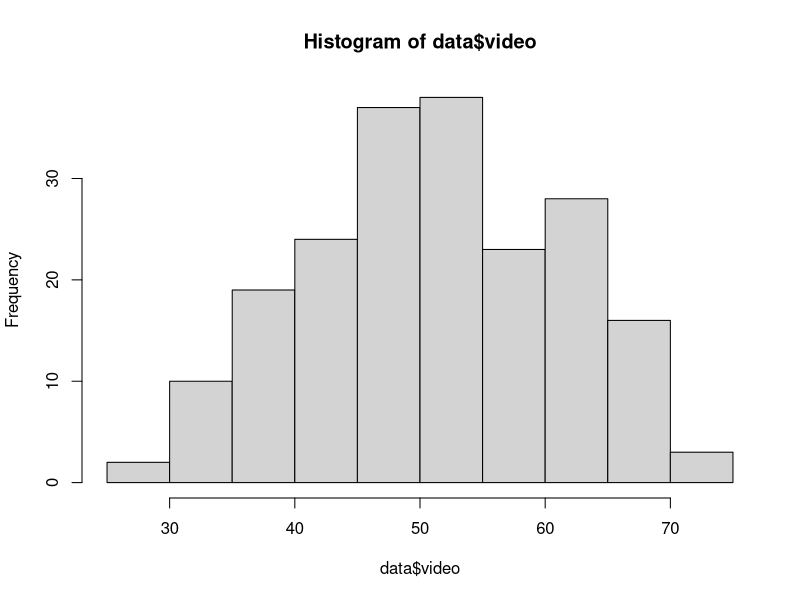
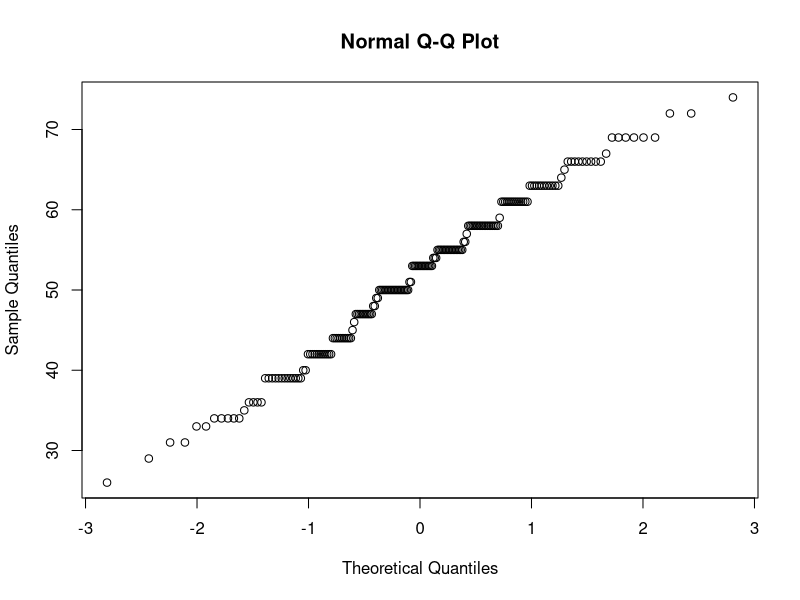
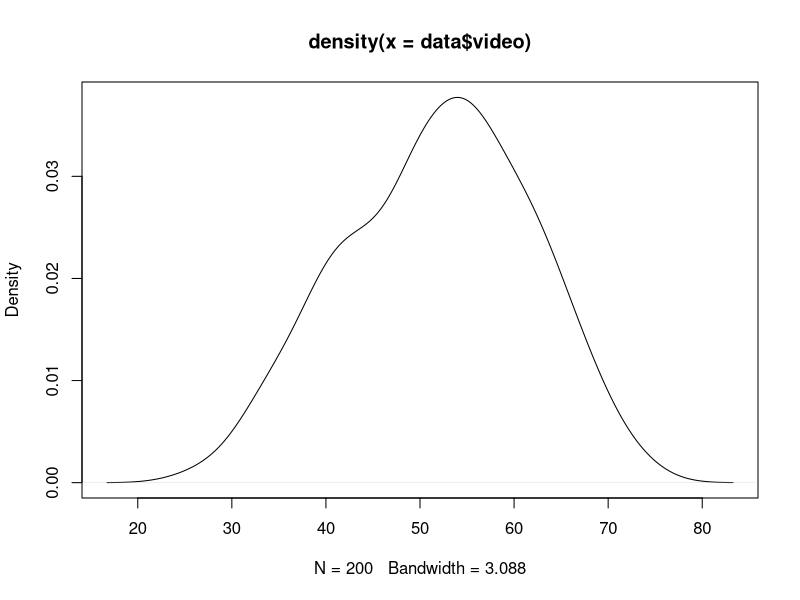
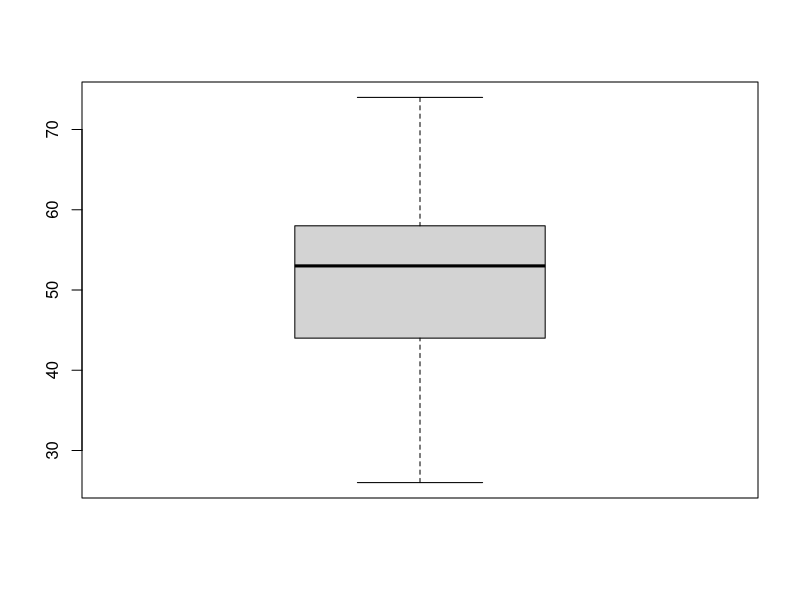
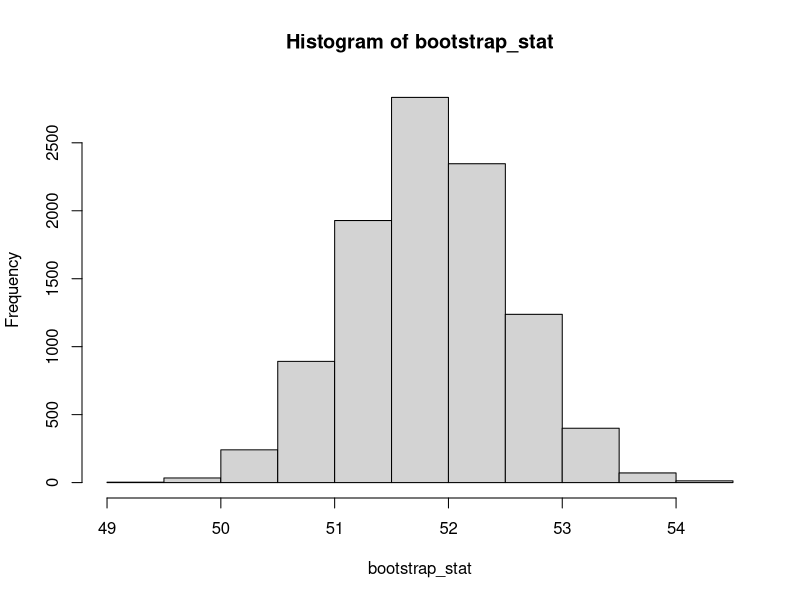
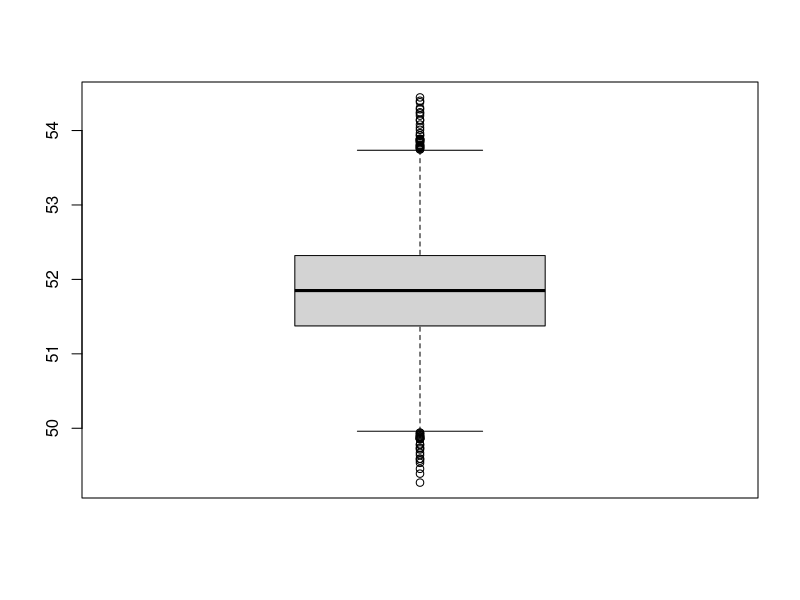
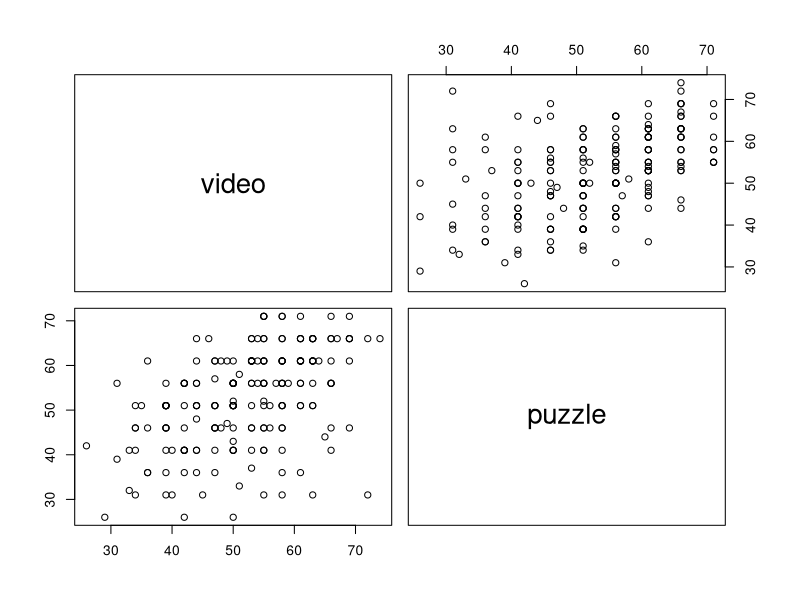

Here is the R script that generated these plots, in order:
## ---- chunk 1
data <- read.table("./Ice_cream-1.csv", header = TRUE, sep = ",")
## ---- chunk 2
mu <- mean(data$video)
hist(data$video)
qqnorm(data$video)
plot(density(data$video))
boxplot(data$video)
## ---- chunk 3
n <- length(data$video)
sd_sample <- sd(data$video)
sem <- sd_sample / sqrt(n)
z_score <- qnorm(1 - 0.015)
margin_error <- z_score * sem
lower_bound <- mu - margin_error
upper_bound <- mu + margin_error
lower_bound; upper_bound
## ---- chunk 4
n_min = (z_score^2) * (sd_sample^2) / (1.5^2)
n_min
## ---- chunk 5
# BOOTSTRAP 97% CONFIDENCE INTERVAL
b_count <- 10000
bootstrap_stat <- numeric(b_count)
for (i in 1:b_count) {
    bootstrap_sample <- sample(data$video, replace=TRUE)
    bootstrap_stat[i] <- mean(bootstrap_sample)
}
hist(bootstrap_stat)
boxplot(bootstrap_stat)

bootstrap_conf_int <- quantile(bootstrap_stat, c(0.015, 0.985))
s <- sum(bootstrap_stat<bootstrap_conf_int[1])
bootstrap_conf_int_check <- c(2*mu-bootstrap_conf_int[2] ,2*mu-bootstrap_conf_int[1])
bootstrap_conf_int
## ---- chunk 6
t_test_result <- t.test(data$video, mu = 50, alternative = "greater")
t_test_result
## ---- chunk 7
t_test51_result <- t.test(data$video, mu = 51, alternative = "greater")
t_test51_result
## ---- chunk 8
# SIGN TEST
test_median <- 50
larger_median <- sum(data$video > test_median)
sign_result <- binom.test(larger_median, n, conf.level = .97, alternative = 'greater')

wilcox_result <- wilcox.test(data$video, mu=50, alternative = 'greater')
sign_result; wilcox_result
## ---- chunk 9
#wilcox_25_result <- wilcox.test(data$video, mu=42, alternative = 'less') # not sure if this one is correct

count_lt_42 <- sum(data$video < 42)

# both should be the same tests
sign_25_result <- binom.test(count_lt_42, n, p = 0.25, alternative = "less")
#prop_25_result <- prop.test(x = count_lt_42, n = n, p = 0.25, alternative = "less")
sign_25_result
## ---- chunk 10
b2_count <- 10000
b2_stat <- numeric(b2_count)
for (i in 1:b2_count) {
    b2_sample <- sample(data$video, replace=TRUE)
    b2_stat[i] <- min(b2_sample)
}
## ---- chunk 11
vid_female <- data$video[data$female==1]
vid_male <- data$video[data$female==0]

mf_t_result <- t.test(vid_male, vid_female, alternative = 'greater')
mf_wilcox_result <- wilcox.test(vid_male, vid_female, alternative = 'greater')
mf_ks_result <- ks.test(vid_male, vid_female, alternative = 'greater')

mf_t_result; mf_wilcox_result; mf_ks_result
## ---- chunk 12
video_puzzle <- data[c('video', 'puzzle')]
cor_result <- round(cor(video_puzzle), 3)
pairs(video_puzzle)
cor_test_result <- cor.test(video_puzzle$video, video_puzzle$puzzle)
t_result <- t.test(video_puzzle$puzzle, video_puzzle$video, alternative = 'greater', paired = TRUE)
#t_result <- t.test(video_puzzle$puzzle, video_puzzle$video)
cor_result; t_result
